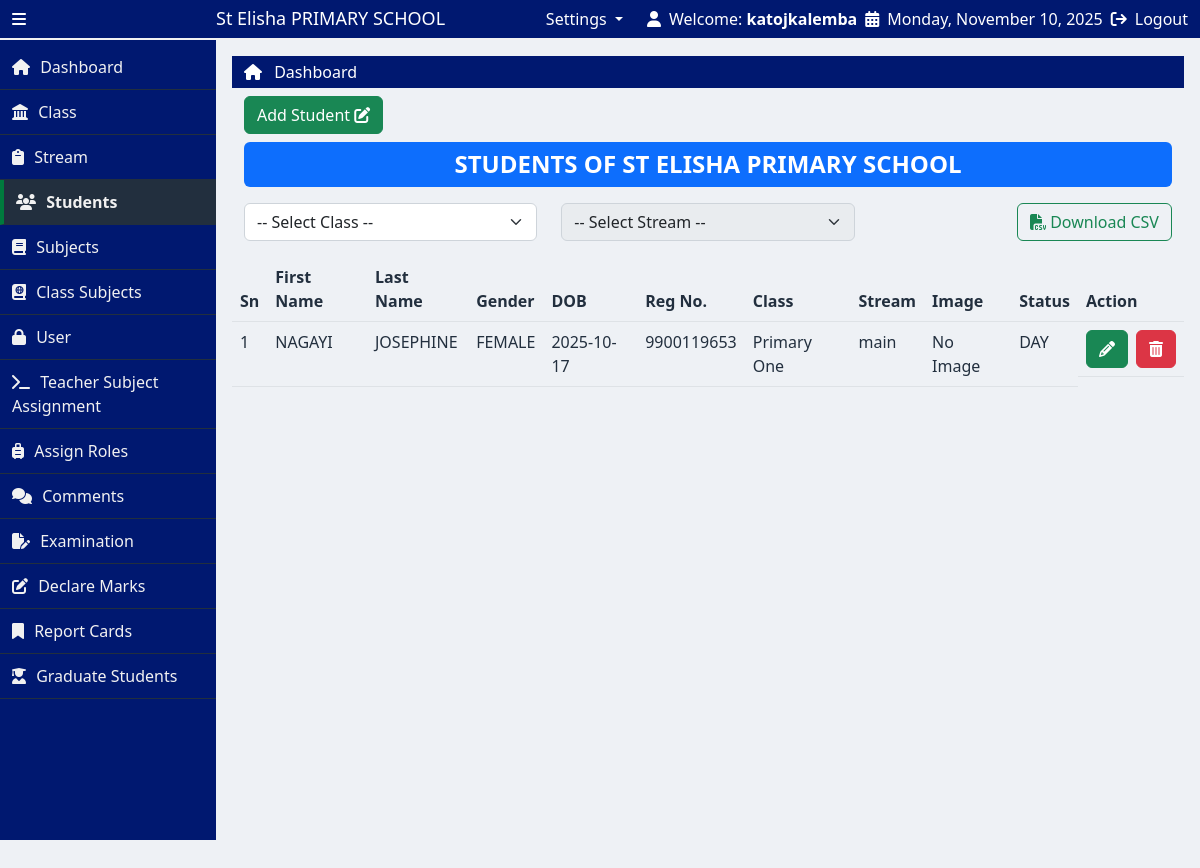
Screenshot of /students.php (signed in) with the database file from the repository.
### tables this page shows
CREATE TABLE `school_profile` (
  `profile_id` int(11) NOT NULL,
  `school_name` varchar(255) DEFAULT NULL,
  `address` varchar(255) DEFAULT NULL,
  `phone_1` varchar(255) DEFAULT NULL,
  `phone_2` int(11) DEFAULT NULL,
  `email` varchar(255) DEFAULT NULL,
  `motto` varchar(255) DEFAULT NULL,
  `profile_image` varchar(255) DEFAULT NULL
);

CREATE TABLE `students` (
  `student_id` int(11) NOT NULL,
  `first_name` varchar(255) DEFAULT NULL,
  `last_name` varchar(255) DEFAULT NULL,
  `gender` varchar(100) DEFAULT NULL,
  `dob` date DEFAULT NULL,
  `LIN` varchar(255) DEFAULT NULL,
  `class_id` int(11) DEFAULT NULL,
  `stream_id` int(11) DEFAULT NULL,
  `image` varchar(255) DEFAULT NULL,
  `status` enum('day','boarding') DEFAULT NULL,
  `level` varchar(20) DEFAULT 'active'
);

CREATE TABLE `classes` (
  `id` int(11) NOT NULL,
  `class_name` varchar(255) DEFAULT NULL,
  `prefix` varchar(255) DEFAULT NULL,
  `LEVEL` varchar(255) DEFAULT NULL
);

CREATE TABLE `streams` (
  `id` int(11) NOT NULL,
  `class_id` int(11) DEFAULT NULL,
  `stream_name` varchar(100) DEFAULT NULL
);

### students.php (the view, shortened to what this page needs)
<?php
include("partials/header.php");
?>
<div class="container-fluid">
    <div class="row g-0 my-2">
        <div class="col-lg-4 col-md-4 col-sm-12">
            <a href="<?php echo SITEURL ?>add_student.php" class="btn text-capitalize text-white btn-success fs-6">
                add student <i class="fa-solid fa-pen-to-square"></i>
            </a>
        </div>
    </div>
    <h4 class="text-uppercase fw-bold text-center mb-3 bg-primary text-white py-2 rounded">STUDENTS OF <?php echo htmlspecialchars($school_name); ?> PRIMARY SCHOOL</h4>
    <div class="row mb-3">
        <div class="col-md-4">
            <select id="classSelect" class="form-select">
                <option value="">-- Select Class --</option>
            </select>
        </div>
        <div class="col-md-4">
            <select id="streamSelect" class="form-select" disabled>
                <option value="">-- Select Stream --</option>
            </select>
        </div>
        <div class="col-md-4 text-end">
            <button id="downloadCSV" class="btn btn-outline-success">
                <i class="fa-solid fa-file-csv"></i> Download CSV
            </button>
        </div>
    </div>
    <div class="row">
        <table id="studentsTable" class="table table-hover display" style="width:100%">
            <thead>
                <tr>
                    <th>Sn</th>
                    <th>First Name</th>
                    <th>Last Name</th>
                    <th>Gender</th>
                    <th>DOB</th>
                    <th>Reg No.</th>
                    <th>Class</th>
                    <th>Stream</th>
                    <th>Image</th>
                    <th>Status</th>
                    <th>Action</th>
                </tr>
            </thead>
            <tbody id="studentsBody">
                <?php
                $selectData = "
                    SELECT students.*,
                        streams.stream_name AS streamName,
                        classes.class_name AS className
                    FROM students
                    JOIN classes ON classes.id = students.class_id
                    JOIN streams ON streams.id = students.stream_id
                ";
                $executeData = mysqli_query($conn, $selectData);
                $sn = 1;
                while($row = mysqli_fetch_assoc($executeData)){
                    ?>
                    <tr>
                        <td><?= $sn++ ?></td>
                        <td><?= $row['first_name'] ?></td>
                        <td><?= $row['last_name'] ?></td>
                        <td><?= $row['gender'] ?></td>
                        <td><?= $row['dob'] ?></td>
                        <td><?= $row['LIN'] ?></td>
                        <td><?= $row['className'] ?></td>
                        <td><?= $row['streamName'] ?></td>
                        <td>
                            <?php if(!empty($row['image'])): ?>
                                <img src="<?= SITEURL ?>img/stdent_image/<?= $row['image'] ?>" style="height:40px;width:40px;border-radius:50%">
                            <?php else: ?>
                                No Image
                            <?php endif; ?>
                        </td>
                        <td class="text-uppercase"><?= $row['status'] ?></td>
                        <td class="d-flex gap-2">
                            <a href="<?= SITEURL ?>edit_stdnt.php?student_id=<?= $row['student_id'] ?>" class="btn btn-success btn-small">
                                <i class="fa-solid fa-pencil"></i>
                            </a>
                            <a href="<?= SITEURL ?>delete_stdnt.php?student_id=<?= $row['student_id'] ?>&image=<?= $row['image'] ?>"
                               class="btn btn-danger btn-small"
                               onclick="return confirm('Do you want to delete this student?')">
                                <i class="fa-solid fa-trash-can"></i>
                            </a>
                        </td>
                    </tr>
                    <?php
                }
                ?>
            </tbody>
        </table>
    </div>
</div>
<?php include("partials/footer.php"); ?>

### partials/header.php (shortened to what this page needs)
<?php
  include("NotLoggedin.php");
  function isActive($page) {
      $currentPage = basename($_SERVER['PHP_SELF']);
      return $currentPage === $page ? 'active-link' : '';
  }
?>
<!doctype html>
<html lang="en">
  <head>
    <link href="https://cdn.jsdelivr.net/npm/bootstrap@5.2.3/dist/css/bootstrap.min.css" rel="stylesheet">
    <link rel="stylesheet" href="https://cdn.datatables.net/2.3.3/css/dataTables.dataTables.css">
    <link rel="stylesheet" href="https://cdnjs.cloudflare.com/ajax/libs/toastr.js/latest/toastr.min.css">
    <link rel="stylesheet" href="css/style.css">
  </head>
  <body>
    <main>
      <div class="container-fluid">
        <div class="row align-items-center py-2">
          <div class="col-lg-3 d-flex align-items-center gap-3 top-left">
            <i class="fa-solid fa-bars icon-bar" id="icon"></i>
            <h3 class="text-capitalize name mb-0" id="name">
              <?php
                $school_profile = "SELECT * FROM school_profile";
                $execute = mysqli_query($conn, $school_profile);
                $row = mysqli_fetch_assoc($execute);
                $school_name = $row['school_name'];
              ?>
              <?php echo $school_name ?> PRIMARY SCHOOL
            </h3>
          </div>
          <div class="col-lg-9 d-flex justify-content-end gap-4 top-right">
            <?php if(isset($_SESSION["role"]) && $_SESSION['role']==="admin"): ?>
              <li class="nav-item dropdown" style="list-style: none;">
                <a class="nav-link dropdown-toggle" href="#" role="button" data-bs-toggle="dropdown" aria-expanded="false">
                  Settings
                </a>
              </li>
            <?php endif ?>
            <div class="d-flex align-items-center gap-2 sect_1">
              <i class="fa-solid fa-user"></i>
              <span>Welcome: <strong><?php echo htmlspecialchars($_SESSION['username']); ?></strong></span>
            <div class="d-flex align-items-center gap-2">
              <i class="fa-solid fa-calendar-days"></i>
              <span><?php echo date('l, F j, Y'); ?></span>
            </div>
            <div class="d-flex align-items-center gap-2">
              <i class="fa-solid fa-arrow-right-from-bracket"></i>
              <a href="logout.php" class="text-decoration-none text-white">Logout</a>
            </div>
          </div>
        </div>
      </div>
    </main>
    <div class="container-fluid p-0">
      <div class="row g-0">
        <div class="left-bar" id="left-bar">
          <a href="<?php echo SITEURL ?>" class="lists gap-3 <?php echo isActive('index.php'); ?>">
            <i class="fa-solid fa-house"></i>
            <span class="text-capitalize side-text">dashboard</span>
          </a>
          <?php if (isset($_SESSION['role']) && $_SESSION['role'] === 'admin'): ?>
            <a href="<?php echo SITEURL ?>class.php" class="<?php echo isActive('class.php'); ?>">
              <i class="fa-solid fa-landmark"></i>
              <span class="text-capitalize side-text">class</span>
            </a>
            <a href="<?php echo SITEURL ?>streams.php" class="<?php echo isActive('streams.php'); ?>">
              <i class="fa-solid fa-clipboard"></i>
              <span class="text-capitalize side-text">stream</span>
            </a>
            <a href="<?php echo SITEURL ?>students.php" class="<?php echo isActive('students.php'); ?>">
              <i class="fa-solid fa-users"></i>
              <span class="text-capitalize side-text">students</span>
            </a>
            <a href="<?php echo SITEURL ?>subject.php" class="<?php echo isActive('subject.php'); ?>">
              <i class="fa-solid fa-book"></i>
              <span class="text-capitalize side-text">subjects</span>
            </a>
            <a href="<?php echo SITEURL ?>class_subjects.php" class="<?php echo isActive('class_subjects.php'); ?>">
              <i class="fa-solid fa-book-atlas"></i>
              <span class="text-capitalize side-text">class subjects</span>
            </a>
            <a href="<?php echo SITEURL ?>users.php" class="<?php echo isActive('users.php'); ?>">
              <i class="fa-solid fa-lock"></i>
              <span class="text-capitalize side-text">user</span>
            </a>
            <a href="<?php echo SITEURL ?>teacherSubject.php" class="<?php echo isActive('teacherSubject.php'); ?>">
              <i class="fa-solid fa-terminal"></i>
              <span class="text-capitalize side-text">Teacher subject assignment</span>
            </a>
            <a href="<?php echo SITEURL ?>assign_roles.php" class="<?php echo isActive('assign_roles.php'); ?>">
              <i class="fa-solid fa-suitcase-rolling"></i>
              <span class="text-capitalize side-text">assign roles</span>
            </a>
          <?php endif; ?>
          <a href="<?php
                  echo SITEURL;
                  echo $_SESSION['role'] === 'admin' ? 'select_class_stream.php' : 'selectcomment_exam.php';
                ?>"
            class="<?php echo isActive($_SESSION['role'] === 'admin' ? 'select_class_stream.php' : 'selectcomment_exam.php'); ?>">
              <i class="fa-solid fa-comments"></i>
              <span class="text-capitalize side-text">comments</span>
          </a>
          <a href="<?php echo SITEURL ?>examination.php" class="<?php echo isActive('examination.php'); ?>">
            <i class="fa-solid fa-file-pen"></i>
            <span class="text-capitalize side-text">examination</span>
          </a>
          <a href="<?php echo SITEURL ?>addScore.php" class="<?php echo isActive('addScore.php'); ?>">
            <i class="fa-solid fa-pen-to-square"></i>
            <span class="text-capitalize side-text">declare marks</span>
          </a>
          <a href="<?php echo SITEURL ?>reports.php" class="<?php echo isActive('reports.php'); ?>">
            <i class="fa-solid fa-bookmark"></i>
            <span class="text-capitalize side-text">report cards</span>
          </a>
          <?php if (isset($_SESSION['role']) && $_SESSION['role'] === 'admin'): ?>
            <a onclick="return confirm('Do you want to graduate P.7 students?')" href="<?php echo SITEURL ?>graduate_students.php" class="<?php echo isActive('graduate_students.php'); ?>">
              <i class="fa-solid fa-user-graduate"></i>
              <span class="text-capitalize side-text">Graduate Students</span>
            </a>
          <?php endif ?>
        </div>
        <div class="right-bar" id="right-bar">
          <div class="container-fluid pt-1 pb-1" style="background-color: #001870;">
            <ul class="list-unstyled mb-0 dashboard">
              <li>
                <i class="fa-solid fa-house" style="color: #fff;"></i>
                <a href="<?php echo SITEURL ?>" class="text-capitalize text-white ms-2 text-decoration-none">Dashboard</a>
              </li>
            </ul>
          </div>

### css/style.css (style rules this page uses)
:root { --primary-color: #001870; --secondary-color: #0095486c; --tertiary-color: #430d0d; --border-color: #f1f1f1; --background-color: #222f3e; --hover-color: #007a3d; --backgroundColor: #EEF1F5; }
* { padding: 0; margin: 0; box-sizing: border-box; }
body { background-color: var(--backgroundColor); }
.icon-bar { cursor: pointer; }
main { width: 100%; color: #fff; background-color: var(--primary-color); height: 40px; border-bottom: 2px solid var(--border-color); display: flex; align-items: center; position: fixed; left: 0; top: 0; z-index: 1; }
.name { font-size: 18px; position: absolute; left: 18%; transition: all 1s; }
.left-bar { height: auto; width: 18%; background-color: var(--primary-color); transition: width 0.3s ease; padding-top: 5px; overflow-y: auto; margin-top: 40px; overflow-y: hidden; }
.left-bar .side-text { color: var(--border-color); }
.left-bar a { display: block; padding: 10px 12px; width: 100%; box-sizing: border-box; color: var(--border-color); text-decoration: none; transition: background-color 0.3s ease; border-bottom: 1px solid var(--background-color) ; }
.left-bar a.active-link { background-color: var(--background-color); font-weight: bold; border-left: 4px solid var(--hover-color); width: 100%; }
.left-bar span { padding-left: 6px; }
.right-bar { margin-top: 40px; height: 100vh; width: 82%; transition: all 1s; padding: 16px; }
table th, table td { color: var(--background-color); }

### rows the page displays
school_profile: school_name "St Elisha", school_name "ST ELISHA"
students: first_name "NAGAYI", last_name "JOSEPHINE", gender "FEMALE", dob "2025-10-17", LIN "9900119653", class.class_name "Primary One", stream.stream_name "main", image "No Image", status "DAY"

### other values shown
$_SESSION['username'] "katojkalemba"
